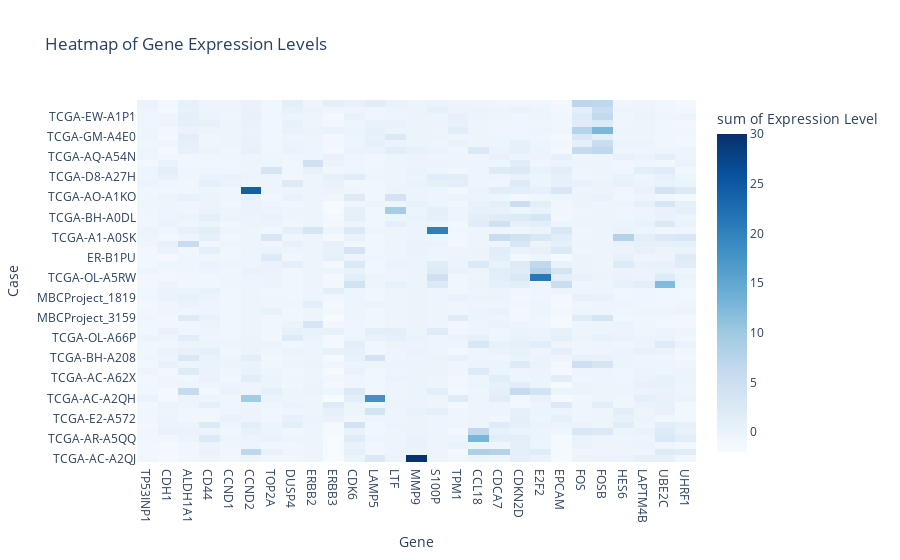

The notebook cell saved with this chart:
### Code cell
heatmap = px.density_heatmap(
    df_drop_Clean[['Gene', 'Case', 'Expression', 'Cancer Stage']],  # Reduce to key columns
    x="Gene",
    y="Case",
    z="Expression",
    color_continuous_scale="Blues",
    range_color=(-2, 30),
    title="Heatmap of Gene Expression Levels",
    labels={'Expression': 'Expression Level'},
    hover_data=['Cancer Stage']  # Ensure this column appears in hover tooltip
)

heatmap.show()

### Figure 1 — Plotly figure (JSON) as saved in the notebook; plotly's stock layout.template omitted (floating-point values rounded to 4 significant figures; data arrays with more than 128 entries replaced by an {"elided": "..."} marker saying what was removed)
{"data": [{"coloraxis": "coloraxis", "histfunc": "sum", "hovertemplate": "Gene=%{x}<br>Case=%{y}<br>sum of Expression Level=%{z}<extra></extra>", "name": "", "type": "histogram2d", "x": {"elided": "1458 str values"}, "xaxis": "x", "xbingroup": "x", "y": {"elided": "1458 str values"}, "yaxis": "y", "ybingroup": "y", "z": {"elided": "1458 str values"}}], "layout": {"autosize": true, "coloraxis": {"cmax": 30, "cmin": -2, "colorbar": {"title": {"text": "sum of Expression Level"}}, "colorscale": [[0, "rgb(247,251,255)"], [0.125, "rgb(222,235,247)"], [0.25, "rgb(198,219,239)"], [0.375, "rgb(158,202,225)"], [0.5, "rgb(107,174,214)"], [0.625, "rgb(66,146,198)"], [0.75, "rgb(33,113,181)"], [0.875, "rgb(8,81,156)"], [1, "rgb(8,48,107)"]]}, "legend": {"tracegroupgap": 0}, "title": {"text": "Heatmap of Gene Expression Levels"}, "xaxis": {"anchor": "y", "autorange": true, "domain": [0, 1], "range": [-0.5, 26.5], "title": {"text": "Gene"}, "type": "category"}, "yaxis": {"anchor": "x", "autorange": true, "domain": [0, 1], "range": [-0.5, 53.5], "title": {"text": "Case"}, "type": "category"}}}
